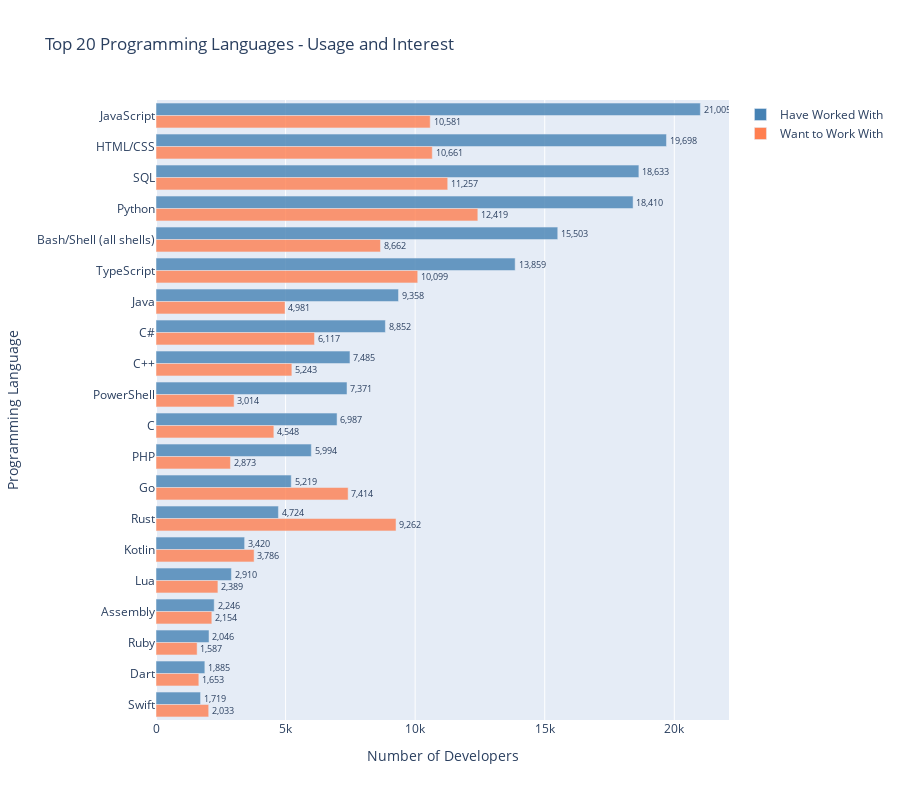

Notebook code for this chart:
### Code cell
# Visualize top languages with Plotly
fig = go.Figure()

fig.add_trace(go.Bar(
    name='Have Worked With',
    y=lang_df['Language'],
    x=lang_df['Have Worked With'],
    orientation='h',
    marker=dict(color='steelblue', opacity=0.8),
    text=[f'{v:,}' for v in lang_df['Have Worked With']],
    textposition='outside',
    hovertemplate='<b>%{y}</b><br>Have Worked With: %{x:,}<extra></extra>'
))

fig.add_trace(go.Bar(
    name='Want to Work With',
    y=lang_df['Language'],
    x=lang_df['Want to Work With'],
    orientation='h',
    marker=dict(color='coral', opacity=0.8),
    text=[f'{v:,}' for v in lang_df['Want to Work With']],
    textposition='outside',
    hovertemplate='<b>%{y}</b><br>Want to Work With: %{x:,}<extra></extra>'
))

fig.update_layout(
    title='Top 20 Programming Languages - Usage and Interest',
    xaxis_title='Number of Developers',
    yaxis_title='Programming Language',
    barmode='group',
    height=800,
    font=dict(),
    hovermode='y unified',
    yaxis=dict(autorange='reversed')
)

fig.show()

### Figure 1 — Plotly figure (JSON) as saved in the notebook; plotly's stock layout.template omitted (floating-point values rounded to 4 significant figures)
{"data": [{"hovertemplate": "<b>%{y}</b><br>Have Worked With: %{x:,}<extra></extra>", "marker": {"color": "steelblue", "opacity": 0.8}, "name": "Have Worked With", "orientation": "h", "text": ["21,005", "19,698", "18,633", "18,410", "15,503", "13,859", "9,358", "8,852", "7,485", "7,371", "6,987", "5,994", "5,219", "4,724", "3,420", "2,910", "2,246", "2,046", "1,885", "1,719"], "textposition": "outside", "type": "bar", "x": [21005, 19698, 18633, 18410, 15503, 13859, 9358, 8852, 7485, 7371, 6987, 5994, 5219, 4724, 3420, 2910, 2246, 2046, 1885, 1719], "y": ["JavaScript", "HTML/CSS", "SQL", "Python", "Bash/Shell (all shells)", "TypeScript", "Java", "C#", "C++", "PowerShell", "C", "PHP", "Go", "Rust", "Kotlin", "Lua", "Assembly", "Ruby", "Dart", "Swift"]}, {"hovertemplate": "<b>%{y}</b><br>Want to Work With: %{x:,}<extra></extra>", "marker": {"color": "coral", "opacity": 0.8}, "name": "Want to Work With", "orientation": "h", "text": ["10,581", "10,661", "11,257", "12,419", "8,662", "10,099", "4,981", "6,117", "5,243", "3,014", "4,548", "2,873", "7,414", "9,262", "3,786", "2,389", "2,154", "1,587", "1,653", "2,033"], "textposition": "outside", "type": "bar", "x": [10581, 10661, 11257, 12419, 8662, 10099, 4981, 6117, 5243, 3014, 4548, 2873, 7414, 9262, 3786, 2389, 2154, 1587, 1653, 2033], "y": ["JavaScript", "HTML/CSS", "SQL", "Python", "Bash/Shell (all shells)", "TypeScript", "Java", "C#", "C++", "PowerShell", "C", "PHP", "Go", "Rust", "Kotlin", "Lua", "Assembly", "Ruby", "Dart", "Swift"]}], "layout": {"barmode": "group", "height": 800, "hovermode": "y unified", "title": {"text": "Top 20 Programming Languages - Usage and Interest"}, "xaxis": {"title": {"text": "Number of Developers"}}, "yaxis": {"autorange": "reversed", "title": {"text": "Programming Language"}}}}
